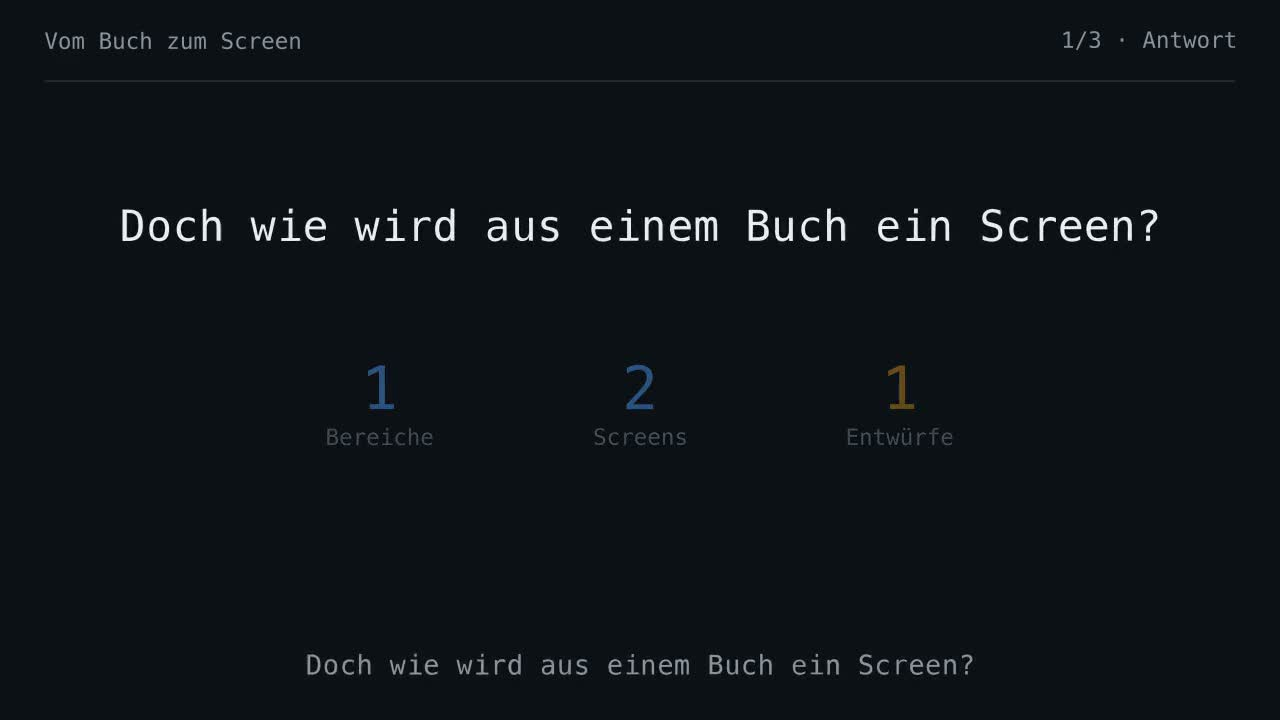

Reproduce this figure in Python.
"""Scenes of demo.script.md: one class per chapter. Render: manim -qm --format=mp4 demo.py"""

from brand import *


class Ch1Antwort(Explainer):
    CHAPTER, CHAPTERS, TITLE = 1, 3, "Antwort"

    def construct(self):
        self.title_card(
            "Vom Buch zum Screen",
            sub="Beispiel · Inhaltsbaum",
            meta="Quelle: lokales Directus (localhost:8059) · Stand: 2026-10-12",
        )
        key = self.text("Der Bereich „Im Alltag“ enthält zwei Screens.", H1, w=11.5).move_to(UP * 1.5)
        counters = VGroup(
            self.counter(1, "Bereiche"),
            self.counter(2, "Screens"),
            self.counter(1, "Entwürfe", "yellow"),
        ).arrange(RIGHT, buff=1.8).move_to(DOWN * 0.5)
        question = self.text("Doch wie wird aus einem Buch ein Screen?", H1, w=11.5).move_to(key)

        self.beat(1, FadeIn(key, shift=UP * 0.2), say="Der Bereich „Im Alltag“ enthält zwei Screens.", run_time=2.0, wait=1.0)
        self.beat(
            2,
            self.ring(key),
            FadeIn(counters),
            self.count_to(counters[0], 1),
            self.count_to(counters[1], 2),
            self.count_to(counters[2], 1),
            say="Der Bericht zählt einen Bereich, zwei Screens und einen Entwurf.",
            run_time=1.5,
        )
        self.beat(3, Transform(key, question), self.dim(*counters), say="Doch wie wird aus einem Buch ein Screen?", run_time=1.5)
        self.clear_stage()


class Ch2Ablauf(Explainer):
    CHAPTER, CHAPTERS, TITLE = 2, 3, "Ablauf"

    def construct(self):
        self.chapter_card()
        # flow `uebersicht`: nodes in edge order; orange = origin powerbook (entities imp, trigger), gray = external / store
        boxes, arrows = self.pipeline(
            ["Buch", "Kapitel importieren", "source_chapter", "Screen schreiben", "Leser"],
            colors=["gray", "orange", "gray", "orange", "gray"],
            subs=["chapters/*.md", "npm run import", "Directus", "Editor", None],
            gap=0.7,
        )
        labels = [self.edge_label(a, s) for a, s in zip(arrows, ["Kapitel", "Zeile", "Absätze", "Screen"])]
        labels[2].set_color(color_of("teal"))
        # edge kind `liest`: dotted, teal (the pipeline arrow stays as the path for the pulse)
        liest = DashedLine(
            arrows[2].get_start(), arrows[2].get_end(), dash_length=0.07, dashed_ratio=0.5, stroke_width=4, color=color_of("teal")
        ).add_tip(tip_length=0.2)

        self.beat(1, FadeIn(boxes[0]), FadeIn(boxes[1]), GrowArrow(arrows[0]), FadeIn(labels[0]), say="Der Import liest die Kapitel des Buchs.")
        self.beat(2, FadeIn(boxes[2]), GrowArrow(arrows[1]), FadeIn(labels[1]), say="Jedes Kapitel wird eine Zeile in source_chapter.")
        self.beat(3, FadeIn(boxes[3]), Create(liest), FadeIn(labels[2]), say="Der Editor liest daraus die Absätze.")
        self.beat(4, FadeIn(boxes[4]), GrowArrow(arrows[3]), FadeIn(labels[3]), say="Aus den Absätzen entsteht der Screen für den Leser.")
        self.beat(
            5,
            Succession(*[self.pulse(a, "teal" if i == 2 else "accent") for i, a in enumerate(arrows)]),
            say="So wandert ein Kapitel vom Buch zum Leser.",
            run_time=3.0,
        )
        self.clear_stage()


class Ch3Typen(Explainer):
    CHAPTER, CHAPTERS, TITLE = 3, 3, "Typen und Baum"

    def construct(self):
        self.chapter_card()
        # lineage `typen`: md -> cand -> row -> variant -> json
        types, arrows = self.pipeline(
            ["chapters/*.md", "ChapterCandidate", "source_chapter", "content_variant", "stations.json"],
            colors=["orange", "blue", "gray", "gray", "blue"],
            subs=["Markdown + YAML", "TS-Typ", "Directus-Zeile", "Directus-Zeile", "Build-Artefakt"],
            gap=0.5,
        )
        fns = ["readChapter()", "POST /items", "writeScreen()", "compileContent()"]
        labels = [self.edge_label(a, f) for a, f in zip(arrows, fns)]

        self.beat(1, FadeIn(types[0]), say="Am Anfang steht eine Markdown-Datei.")
        notes = [
            "readChapter() macht daraus einen ChapterCandidate.",
            "POST /items speichert ihn als Zeile in source_chapter.",
            "writeScreen() macht aus den Absätzen Blöcke je Zielgruppe.",
            "compileContent() erzeugt daraus die Datei stations.json.",
        ]
        for i, note in enumerate(notes):
            self.beat(
                i + 2,
                ReplacementTransform(types[i].copy(), types[i + 1]),
                GrowArrow(arrows[i]),
                FadeIn(labels[i]),
                say=note,
                run_time=1.5,
                wait=1.0,
            )
        self.clear_stage()

        # tree: Im Alltag > Trigger, Mach mal Pause; badges as in the report
        def row(label, level, chips):
            t = self.text(label, BODY, "fg")
            t.move_to(LEFT * 6.0 + RIGHT * 0.7 * level, aligned_edge=LEFT)
            c = VGroup(*chips).arrange(RIGHT, buff=0.2)
            c.move_to(RIGHT * -1.0 + UP * t.get_y(), aligned_edge=LEFT)
            return VGroup(t, c)

        rows = VGroup(
            row("Im Alltag", 0, [self.chip("Bereich", "gray")]),
            row("Trigger", 1, [self.chip("teen", "navy"), self.chip("young", "brown"), self.chip("powerbook", "orange")]),
            row("Mach mal Pause", 1, [self.chip("teen", "navy"), self.chip("authored", "pink"), self.chip("Entwurf", "yellow")]),
        )
        for r, y in zip(rows, [1.2, 0.1, -1.0]):
            r.set_y(y)
        shown = self.counter(2, "Screens sichtbar").move_to(RIGHT * 5.0 + UP * 0.1)

        self.beat(
            6,
            *[FadeIn(r, shift=RIGHT * 0.2) for r in rows],
            FadeIn(shown),
            self.count_to(shown, 2),
            say="Der Baum zeigt den Bereich mit seinen zwei Screens.",
            run_time=1.5,
        )
        self.beat(7, self.dim(rows[2]), self.count_to(shown, 1), say="Der Filter blendet den Entwurf aus, ein Screen bleibt.", run_time=1.5)
        self.end_card(["Ein Import macht aus dem Buch Zeilen und Screens.", "Ein Filter nimmt Entwürfe aus Baum und Zähler."])
